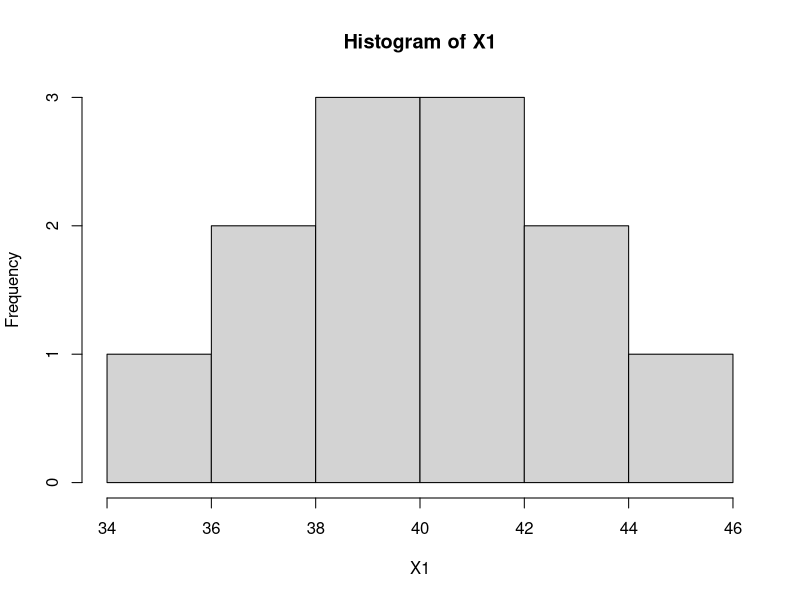

The R source for this figure:
# TODO: Add comment
# 
# Author: scottyuan
###############################################################################


X1 <- c(35, 40, 40, 42, 37, 45, 43, 37, 44, 42, 41, 39)
X2 <- c(60, 74, 64, 71, 72, 68, 78, 66, 70, 65, 73, 75)
#plot(X1, X2)

hist(X1)

#Hello
#Hello2
